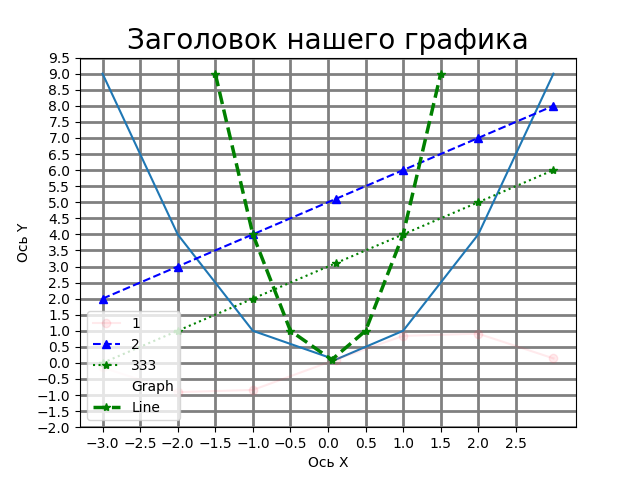

Generate this figure with Python:
import numpy as np
import matplotlib.pyplot as plt

fig, ax = plt.subplots()

x = np.array([-3, -2, -1, 0.1, 1, 2, 3])
y = np.array([9, 4, 1, 0.1, 1, 4, 9])

ax.plot(x, y)
ax.plot(x, np.sin(x), color = (1.0, 0.2, 0.3), linestyle = '-', marker = 'o', alpha = 0.1, label = '1')
ax.plot(x, x+5, color = 'blue', linestyle = '--', marker = '^',label = '2')
ax.plot(x, x+3, color = 'g', linestyle = ':', marker = '*',label = '333')
ax.plot(x, np.cos(x), color= '0.75', linestyle= ' ', label = 'Graph')
ax.plot( 0.5 * x, y, '*--g', linewidth = 2.5,label = 'Line')

#ax.set_xlim(0, 11)
#ax.set_ylim(-5, 10)

ax.set_title( 'Заголовок нашего графика', fontsize = 20 )
ax.set_xlabel( 'Ось X' )
ax.set_ylabel( 'Ось Y' )
ax.legend( loc = 'lower left' )

ax.set_xticks(np.arange(-3, 3, 0.5))
ax.set_yticks(np.arange(-2, 10, 0.5))
ax.grid(color='gray', linewidth=2, linestyle = '-')

fig.savefig('./matplotlib_test2.png')

plt.show()